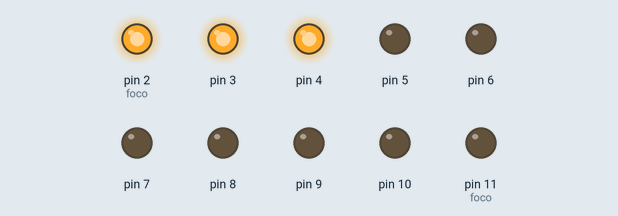
The sketch below on a simulated Arduino Uno, built with avr-gcc and run on an emulated ATmega328P. Parts: output pins drawn as LEDs (lit = HIGH).

Above: at 0.09 s.
At 0.75 s:
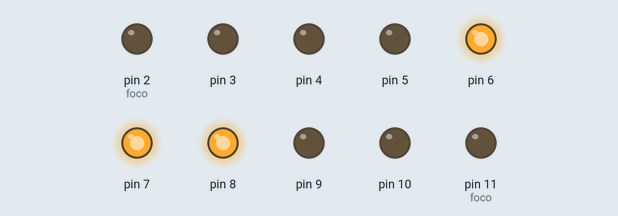
At 1.38 s:
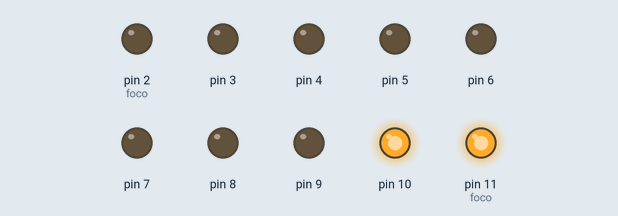
At 2.41 s:
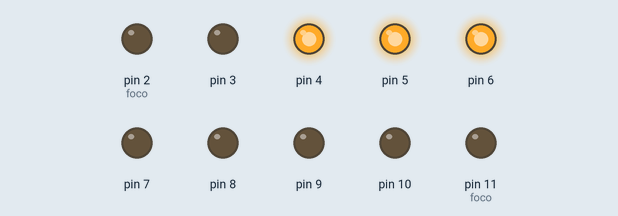
At 3.58 s:
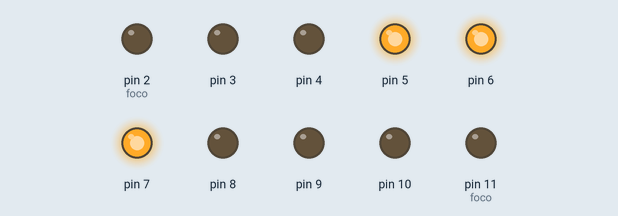
At 5.89 s:
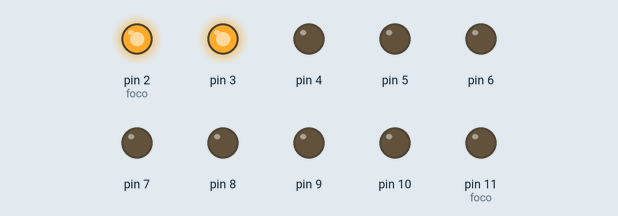
Timing chart, 0 to 6.9 s (numbered marks = the images above):
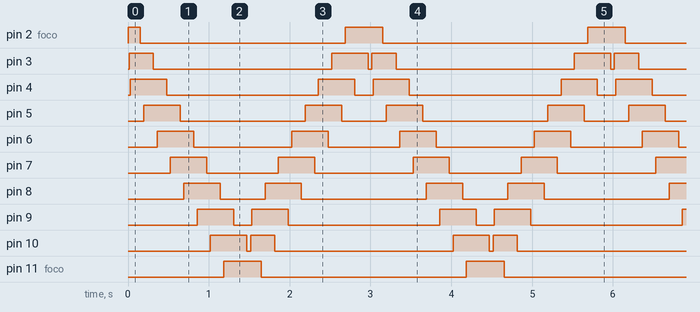

Measured:
- by itself, pin 2 (foco): repeats every 3.0 s: LOW 2.5 s, HIGH 0.47 s
- by itself, pin 3: repeats every 3.0 s: LOW 2.2 s, HIGH 0.45 s, LOW 0.05 s, HIGH 0.30 s
- by itself, pin 4: repeats every 3.0 s: LOW 1.9 s, HIGH 0.45 s, LOW 0.23 s, HIGH 0.45 s
- by itself, pin 5: repeats every 3.0 s: LOW 1.5 s, HIGH 0.45 s, LOW 0.56 s, HIGH 0.45 s
- by itself, pin 6: repeats every 3.0 s: LOW 1.2 s, HIGH 0.45 s, LOW 0.89 s, HIGH 0.45 s
- by itself, pin 7: repeats every 3.0 s: LOW 0.89 s, HIGH 0.45 s, LOW 1.2 s, HIGH 0.45 s
- by itself, pin 8: repeats every 3.0 s: LOW 0.56 s, HIGH 0.45 s, LOW 1.5 s, HIGH 0.45 s
- by itself, pin 9: repeats every 3.0 s: LOW 0.23 s, HIGH 0.45 s, LOW 1.9 s, HIGH 0.45 s

The sketch:

sketch_feb15a.ino
```cpp
//
// Equipo
// López Hernández Jesús Haans
// Tello Ruiz Christian Alexander
void setup() {
  //inicializamos los 10 leds que ocuparemos
  pinMode(2, OUTPUT);
  pinMode(3, OUTPUT);
  pinMode(4, OUTPUT);
  pinMode(5, OUTPUT);
  pinMode(6, OUTPUT);
  pinMode(7, OUTPUT);
  pinMode(8, OUTPUT);
  pinMode(9, OUTPUT);
  pinMode(10, OUTPUT);
  pinMode(11, OUTPUT);

}

void loop() {
  int i = 0; //indice para ir subiendo
  int prendido1 = 2;//Focos a prender
  int prendido2 = 3;
  int prendido3 = 4;
  while(i < 10){
    int foco = 2; //foco que iremos apagando
    while(foco < 12){
      if(foco == prendido1 || foco == prendido2 || foco == prendido3){
        digitalWrite(foco, HIGH); //prendemos pos focos
        delay(15);
      }else{
        digitalWrite(foco, LOW);//vamos apagando si no es de los que debemos tener prendido
        delay(15);
      }
      foco++;//Incrementamos  el foco que queremos
    }
    i++;//incrementamos el ciclo
    prendido1++;//incrementamos los focos que queremos
    prendido2++;
    prendido3++;
  }
//aqui hacemos el inverso para hacer el efecto de regreso
  i = 0;
  prendido1 = 9;
  prendido2 = 10;
  prendido3 = 11;
  while(i < 10){
    int foco = 11;
    while(foco > 1){
      if(foco == prendido1 || foco == prendido2 || foco == prendido3){
        digitalWrite(foco, HIGH);
        delay(15);
      }else{
        digitalWrite(foco, LOW);
        delay(15);
      }
      foco--;
    }
    i++;
    prendido1--;
    prendido2--;
    prendido3--;
  }


}
```
